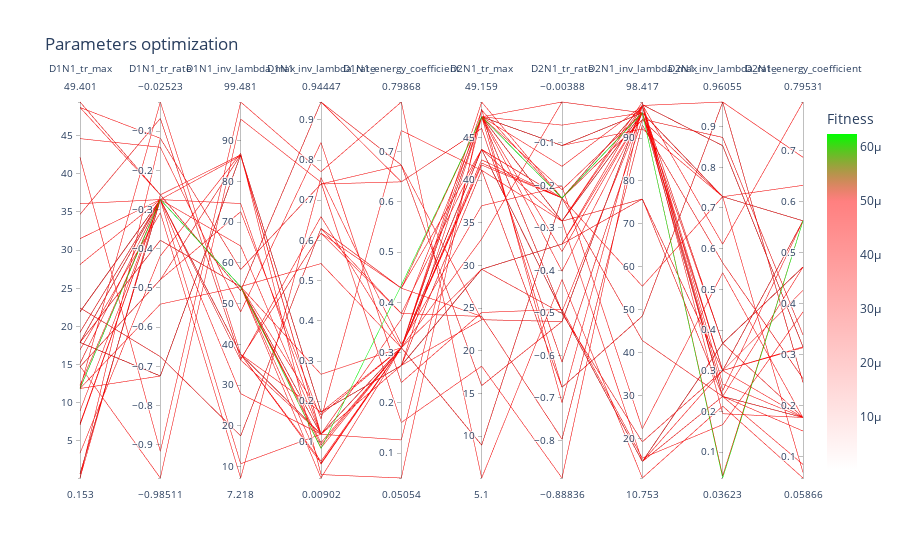

Notebook cell for this chart:
### Code cell
viewer.parallel_coordinates(
    color_continuous_scale=[
        [0, "rgba(255,0,0,0)"],
        [0.8, "rgba(255,0,0,0.5)"],
        [1, "rgba(0, 255, 0, 1)"],
    ]
)
